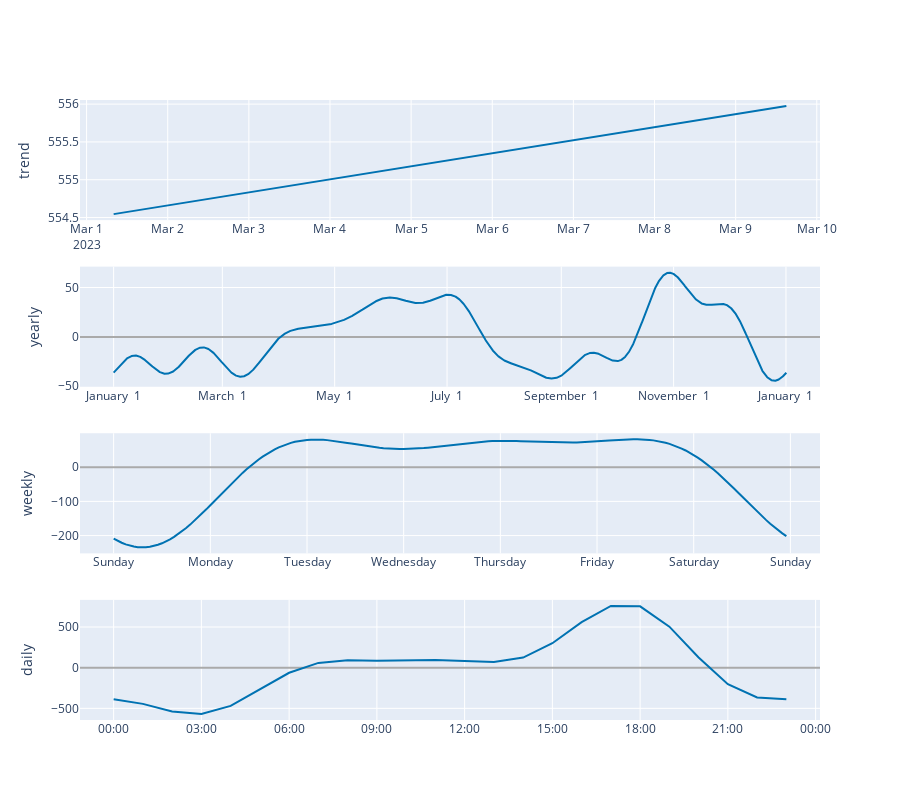

The cell this chart's notebook holds for it:
### Code cell
plot_components_plotly(m, forecast)

### Figure 1 — Plotly figure (JSON) as saved in the notebook; plotly's stock layout.template omitted (floating-point values rounded to 4 significant figures; data arrays with more than 128 entries replaced by an {"elided": "..."} marker saying what was removed)
{"data": [{"line": {"color": "#0072B2", "width": 2}, "mode": "lines", "name": "trend", "type": "scatter", "x": {"elided": "200 str values"}, "xaxis": "x", "y": {"elided": "200 float values"}, "yaxis": "y"}, {"line": {"color": "#0072B2", "width": 2}, "mode": "lines", "name": "yearly", "type": "scatter", "x": {"elided": "8766 str values"}, "xaxis": "x2", "y": {"elided": "8766 float values"}, "yaxis": "y2"}, {"line": {"color": "#0072B2", "width": 2}, "mode": "lines", "name": "weekly", "type": "scatter", "x": {"elided": "168 str values"}, "xaxis": "x3", "y": {"elided": "168 float values"}, "yaxis": "y3"}, {"line": {"color": "#0072B2", "width": 2}, "mode": "lines", "name": "daily", "type": "scatter", "x": ["2017-01-01T00:00:00", "2017-01-01T01:00:00", "2017-01-01T02:00:00", "2017-01-01T03:00:00", "2017-01-01T04:00:00", "2017-01-01T05:00:00", "2017-01-01T06:00:00", "2017-01-01T07:00:00", "2017-01-01T08:00:00", "2017-01-01T09:00:00", "2017-01-01T10:00:00", "2017-01-01T11:00:00", "2017-01-01T12:00:00", "2017-01-01T13:00:00", "2017-01-01T14:00:00", "2017-01-01T15:00:00", "2017-01-01T16:00:00", "2017-01-01T17:00:00", "2017-01-01T18:00:00", "2017-01-01T19:00:00", "2017-01-01T20:00:00", "2017-01-01T21:00:00", "2017-01-01T22:00:00", "2017-01-01T23:00:00"], "xaxis": "x4", "y": [-387.6, -444.9, -538.1, -569.5, -469.7, -267.0, -62.56, 58.64, 90.1, 84.93, 87.52, 94.1, 82.43, 70.11, 125.0, 301.4, 559.8, 760.4, 754.5, 504.8, 124.9, -203.5, -366.4, -389.4], "yaxis": "y4"}], "layout": {"height": 800, "showlegend": false, "width": 900, "xaxis": {"anchor": "y", "domain": [0, 1], "range": ["2023-02-28T22:03:00", "2023-03-10T00:57:00"], "type": "date"}, "xaxis2": {"anchor": "y2", "domain": [0, 1], "range": ["2016-12-13T17:45:00", "2018-01-19T11:15:00"], "tickformat": "%B %e", "type": "date"}, "xaxis3": {"anchor": "y3", "domain": [0, 1], "range": ["2016-12-31T15:39:00", "2017-01-08T07:21:00"], "tickformat": "%A", "type": "date"}, "xaxis4": {"anchor": "y4", "domain": [0, 1], "range": ["2016-12-31T22:51:00", "2017-01-02T00:09:00"], "tickformat": "%H:%M", "type": "date"}, "yaxis": {"anchor": "x", "domain": [0.8063, 1], "rangemode": "normal", "title": {"text": "trend"}, "zerolinecolor": "#AAA"}, "yaxis2": {"anchor": "x2", "domain": [0.5375, 0.7312], "title": {"text": "yearly"}, "zerolinecolor": "#AAA"}, "yaxis3": {"anchor": "x3", "domain": [0.2687, 0.4625], "title": {"text": "weekly"}, "zerolinecolor": "#AAA"}, "yaxis4": {"anchor": "x4", "domain": [0, 0.1938], "title": {"text": "daily"}, "zerolinecolor": "#AAA"}}}
